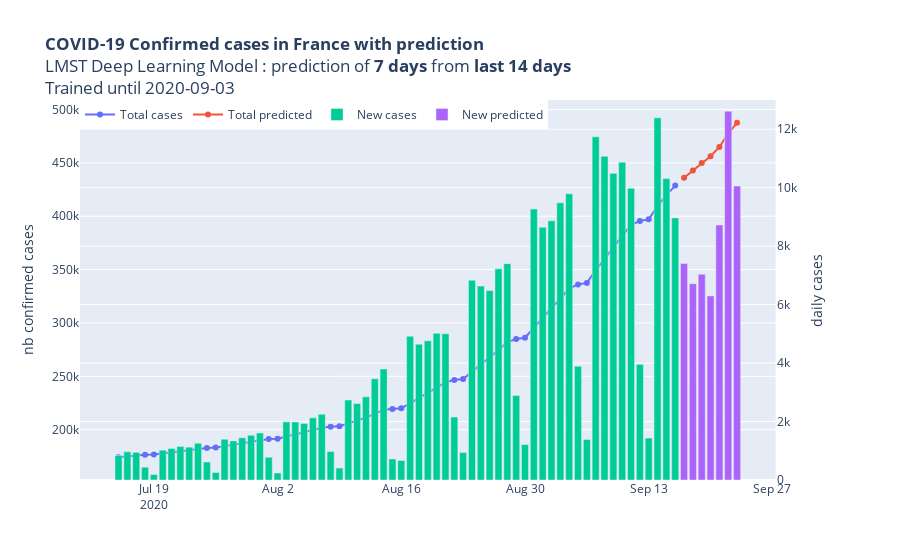

Here is the notebook cell this chart was saved with:
### Markdown cell above
### Figure

### Code cell
# Create figure with secondary y-axis
fig = make_subplots(specs=[[{"secondary_y": True}]])

# Create and style traces
# total
fig.add_trace(go.Scatter(x=df_plot["date"].astype(np.datetime64), 
                         y=df_plot["nb_cases"],
                    mode='lines+markers',
                    line_shape='linear',
                    connectgaps=True, name="Total cases"),
             secondary_y=False)

fig.add_trace(go.Scatter(x=df_plot_pred["date"].astype(np.datetime64), 
                         y=df_plot_pred["nb_cases"],
                    mode='lines+markers',
                    line_shape='linear',
                    connectgaps=True, name="Total predicted"),
             secondary_y=False)
# new cases
fig.add_trace(go.Bar(x=df_plot["date"].astype(np.datetime64), 
                     y=df_plot["pos"], 
                     name="New cases"), 
             secondary_y=True)

fig.add_trace(go.Bar(x=df_plot_pred["date"].astype(np.datetime64), 
            y=df_plot_pred["pos"], 
            name="New predicted"), 
            secondary_y=True)
# Edit the layout
title_fig = '<b>COVID-19 Confirmed cases in France with prediction</b><br>' + \
    'LMST Deep Learning Model : ' + \
    'prediction of <b>{} days</b>'.format(FUTURE_TARGET) + \
    ' from <b>last {} days</b>'.format(PAST_HISTORY) + \
    '<br>Trained until ' + df_feat_fr.iloc[TRAIN_SPLIT]["date"]

fig.update_layout(title=title_fig,
                   yaxis_title='nb confirmed cases')
fig.update_layout(legend_orientation="h", legend=dict(x=0, y=1))

fig.update_yaxes(title_text="daily cases", range=[0, 13000], secondary_y=True)

fig.show()

### Figure 1 — Plotly figure (JSON) as saved in the notebook; plotly's stock layout.template omitted (floating-point values rounded to 4 significant figures)
{"data": [{"connectgaps": true, "line": {"shape": "linear"}, "mode": "lines+markers", "name": "Total cases", "type": "scatter", "x": ["2020-07-15T00:00:00", "2020-07-16T00:00:00", "2020-07-17T00:00:00", "2020-07-18T00:00:00", "2020-07-19T00:00:00", "2020-07-20T00:00:00", "2020-07-21T00:00:00", "2020-07-22T00:00:00", "2020-07-23T00:00:00", "2020-07-24T00:00:00", "2020-07-25T00:00:00", "2020-07-26T00:00:00", "2020-07-27T00:00:00", "2020-07-28T00:00:00", "2020-07-29T00:00:00", "2020-07-30T00:00:00", "2020-07-31T00:00:00", "2020-08-01T00:00:00", "2020-08-02T00:00:00", "2020-08-03T00:00:00", "2020-08-04T00:00:00", "2020-08-05T00:00:00", "2020-08-06T00:00:00", "2020-08-07T00:00:00", "2020-08-08T00:00:00", "2020-08-09T00:00:00", "2020-08-10T00:00:00", "2020-08-11T00:00:00", "2020-08-12T00:00:00", "2020-08-13T00:00:00", "2020-08-14T00:00:00", "2020-08-15T00:00:00", "2020-08-16T00:00:00", "2020-08-17T00:00:00", "2020-08-18T00:00:00", "2020-08-19T00:00:00", "2020-08-20T00:00:00", "2020-08-21T00:00:00", "2020-08-22T00:00:00", "2020-08-23T00:00:00", "2020-08-24T00:00:00", "2020-08-25T00:00:00", "2020-08-26T00:00:00", "2020-08-27T00:00:00", "2020-08-28T00:00:00", "2020-08-29T00:00:00", "2020-08-30T00:00:00", "2020-08-31T00:00:00", "2020-09-01T00:00:00", "2020-09-02T00:00:00", "2020-09-03T00:00:00", "2020-09-04T00:00:00", "2020-09-05T00:00:00", "2020-09-06T00:00:00", "2020-09-07T00:00:00", "2020-09-08T00:00:00", "2020-09-09T00:00:00", "2020-09-10T00:00:00", "2020-09-11T00:00:00", "2020-09-12T00:00:00", "2020-09-13T00:00:00", "2020-09-14T00:00:00", "2020-09-15T00:00:00", "2020-09-16T00:00:00"], "xaxis": "x", "y": [174158, 175121, 176065, 176504, 176691, 177710, 178789, 179932, 181051, 182307, 182921, 183179, 184574, 185912, 187359, 188887, 190492, 191271, 191513, 193502, 195490, 197425, 199551, 201799, 202772, 203181, 205917, 208532, 211377, 214841, 218637, 219357, 220026, 224944, 229591, 234353, 239374, 244378, 246529, 247467, 254300, 260934, 267414, 274637, 282039, 284933, 286146, 295415, 304065, 312932, 322414, 332204, 336094, 337480, 349221, 360296, 370787, 381658, 391638, 395594, 397028, 409420, 419735, 428702], "yaxis": "y"}, {"connectgaps": true, "line": {"shape": "linear"}, "mode": "lines+markers", "name": "Total predicted", "type": "scatter", "x": ["2020-09-17T00:00:00", "2020-09-18T00:00:00", "2020-09-19T00:00:00", "2020-09-20T00:00:00", "2020-09-21T00:00:00", "2020-09-22T00:00:00", "2020-09-23T00:00:00"], "xaxis": "x", "y": [436107, 442824, 449865, 456163, 464885, 477501, 487555], "yaxis": "y"}, {"name": "New cases", "type": "bar", "x": ["2020-07-15T00:00:00", "2020-07-16T00:00:00", "2020-07-17T00:00:00", "2020-07-18T00:00:00", "2020-07-19T00:00:00", "2020-07-20T00:00:00", "2020-07-21T00:00:00", "2020-07-22T00:00:00", "2020-07-23T00:00:00", "2020-07-24T00:00:00", "2020-07-25T00:00:00", "2020-07-26T00:00:00", "2020-07-27T00:00:00", "2020-07-28T00:00:00", "2020-07-29T00:00:00", "2020-07-30T00:00:00", "2020-07-31T00:00:00", "2020-08-01T00:00:00", "2020-08-02T00:00:00", "2020-08-03T00:00:00", "2020-08-04T00:00:00", "2020-08-05T00:00:00", "2020-08-06T00:00:00", "2020-08-07T00:00:00", "2020-08-08T00:00:00", "2020-08-09T00:00:00", "2020-08-10T00:00:00", "2020-08-11T00:00:00", "2020-08-12T00:00:00", "2020-08-13T00:00:00", "2020-08-14T00:00:00", "2020-08-15T00:00:00", "2020-08-16T00:00:00", "2020-08-17T00:00:00", "2020-08-18T00:00:00", "2020-08-19T00:00:00", "2020-08-20T00:00:00", "2020-08-21T00:00:00", "2020-08-22T00:00:00", "2020-08-23T00:00:00", "2020-08-24T00:00:00", "2020-08-25T00:00:00", "2020-08-26T00:00:00", "2020-08-27T00:00:00", "2020-08-28T00:00:00", "2020-08-29T00:00:00", "2020-08-30T00:00:00", "2020-08-31T00:00:00", "2020-09-01T00:00:00", "2020-09-02T00:00:00", "2020-09-03T00:00:00", "2020-09-04T00:00:00", "2020-09-05T00:00:00", "2020-09-06T00:00:00", "2020-09-07T00:00:00", "2020-09-08T00:00:00", "2020-09-09T00:00:00", "2020-09-10T00:00:00", "2020-09-11T00:00:00", "2020-09-12T00:00:00", "2020-09-13T00:00:00", "2020-09-14T00:00:00", "2020-09-15T00:00:00", "2020-09-16T00:00:00"], "xaxis": "x", "y": [838, 963, 944, 439, 187, 1019, 1079, 1143, 1119, 1256, 614, 258, 1395, 1338, 1447, 1528, 1605, 779, 242, 1989, 1988, 1935, 2126, 2248, 973, 409, 2736, 2615, 2845, 3464, 3796, 720, 669, 4918, 4647, 4762, 5021, 5004, 2151, 938, 6833, 6634, 6480, 7223, 7402, 2894, 1213, 9269, 8650, 8867, 9482, 9790, 3890, 1386, 11741, 11075, 10491, 10871, 9980, 3956, 1434, 12392, 10315, 8967], "yaxis": "y2"}, {"name": "New predicted", "type": "bar", "x": ["2020-09-17T00:00:00", "2020-09-18T00:00:00", "2020-09-19T00:00:00", "2020-09-20T00:00:00", "2020-09-21T00:00:00", "2020-09-22T00:00:00", "2020-09-23T00:00:00"], "xaxis": "x", "y": [7405, 6717, 7041, 6298, 8722, 12616, 10054], "yaxis": "y2"}], "layout": {"legend": {"orientation": "h", "x": 0, "y": 1}, "title": {"text": "<b>COVID-19 Confirmed cases in France with prediction</b><br>LMST Deep Learning Model : prediction of <b>7 days</b> from <b>last 14 days</b><br>Trained until 2020-09-03"}, "xaxis": {"anchor": "y", "domain": [0, 0.94]}, "yaxis": {"anchor": "x", "domain": [0, 1], "title": {"text": "nb confirmed cases"}}, "yaxis2": {"anchor": "x", "overlaying": "y", "range": [0, 13000], "side": "right", "title": {"text": "daily cases"}}}}
